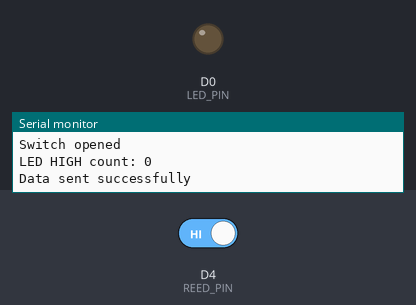
Bench run of a sketch on a simulated ESP8266 (NodeMCU). Parts: output pins drawn as LEDs (lit = HIGH), the last lines printed to the serial monitor. The test bench sets the inputs (shaded band); at power-on: D4 (REED_PIN) HIGH. WiFi joins after 1.5 s; servers stay silent unless stated; uploads are accepted with an empty reply.

Above: at 3.2 s.
3.3 s: D4 (REED_PIN) driven LOW
At 4.8 s:
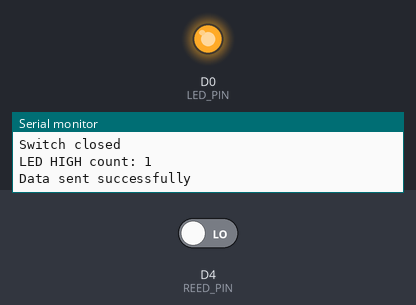
5.9 s: D4 (REED_PIN) driven HIGH
At 7.9 s:
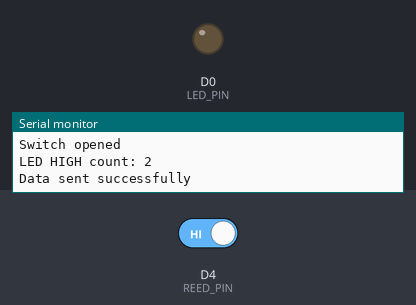
Timing chart, 0 to 9.4 s (numbered marks = the images above; inputs shaded):
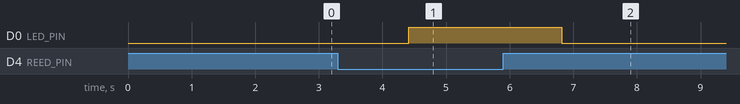

The sketch:

NodeMcuBlinkServer.ino
```cpp
#include <ESP8266WiFi.h>
#include <ESP8266HTTPClient.h>

const char* ssid = "Ankitkg";        // Replace with your WiFi network SSID
const char* password = "1209876543"; // Replace with your WiFi password
const char* serverAddress = "http://localhost:8080/Example-1/nodeserver.html"; // Replace with your server address

const int REED_PIN = D4;    // Pin connected to reed switch
const int LED_PIN = D0;    // LED pin
int ledHighCount = 0;       // Variable to count LED HIGH state

// Create a WiFiClient object to use for HTTP requests
WiFiClient client;

void setup() {
  Serial.begin(9600);
  pinMode(REED_PIN, INPUT_PULLUP);
  pinMode(LED_PIN, OUTPUT);

  // Connect to Wi-Fi
  WiFi.begin(ssid, password);
  while (WiFi.status() != WL_CONNECTED) {
    delay(1000);
    Serial.println("Connecting to WiFi...");
  }
  Serial.println("Connected to WiFi");
}

void loop() {
  int proximity = digitalRead(REED_PIN);

  if (proximity == LOW) {
    Serial.println("Switch closed");
    digitalWrite(LED_PIN, HIGH);
    ledHighCount++;
  }
  else {
    Serial.println("Switch opened");
    digitalWrite(LED_PIN, LOW);
  }

  Serial.print("LED HIGH count: ");
  Serial.println(ledHighCount);

  // Send data to the web server
  sendToServer(proximity, ledHighCount);

  delay(1000);
}

void sendToServer(int proximity, int ledCount) {
  HTTPClient http;

  // Construct the URL with query parameters to send data to your server
  String url = String(serverAddress) + "?proximity=" + String(proximity) + "&ledCount=" + String(ledCount);

  // Start the HTTP request
  http.begin(client, url);

  // Send the request
  int httpCode = http.GET();

  if (httpCode == HTTP_CODE_OK) {
    Serial.println("Data sent successfully");
  } else {
    Serial.println("Data send failed");
  }

  http.end();
}
```

Measured:
- after the input at 3.3 s, D0 (LED_PIN): LOW → HIGH after 1.1 s
- after the input at 5.9 s, D0 (LED_PIN): HIGH → LOW after 0.92 s
